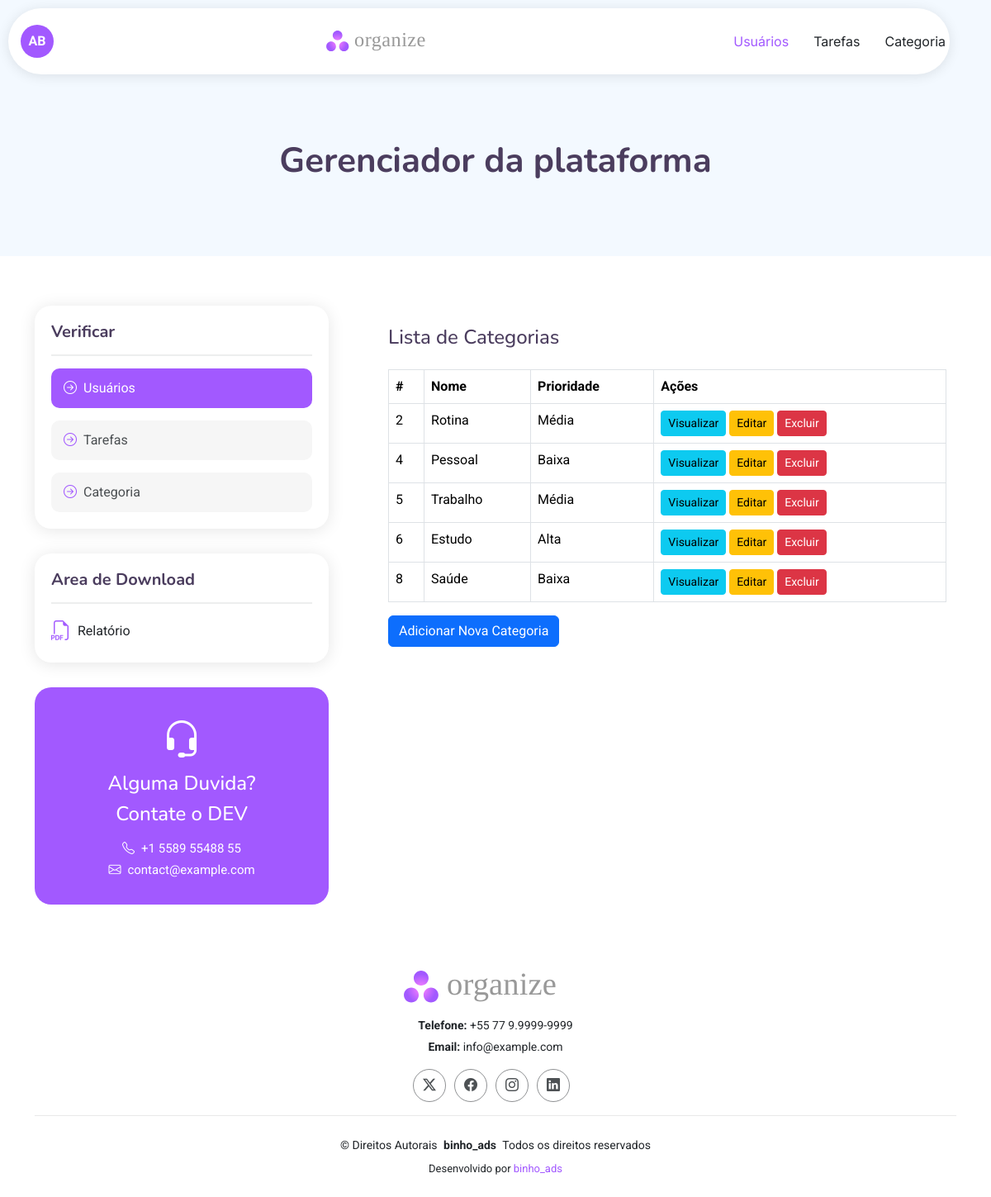
/categorias/ (signed in), run on the app's committed database.
### tarefa/models.py (models this page shows, shortened)
class Categoria(models.Model):
    nome = models.CharField(max_length=100)
    descricao = models.TextField(blank=True, null=True)
    prioridade = models.CharField(
        max_length=10,
        choices=[  # Prioridade da categoria
            ('baixa', 'Baixa'),
            ('media', 'Média'),
            ('alta', 'Alta')
        ],
        default='media'
    )

### tarefa/views.py (the view)
# urls.py: path('categorias/', views.lista_categorias, name='lista_categorias'),  # Listar Categorias
@user_passes_test(is_admin)
def lista_categorias(request):
    categorias = Categoria.objects.all()
    return render(request, 'lista_categorias.html', {'categorias': categorias})

### tarefa/views.py (called while the page is built)
def is_admin(user):
    return user.is_staff  # Verifica se o usuário tem permissão de admin (é um staff no Django)

### tarefa/templates/lista_categorias.html (shortened to what this page needs)
{% load static %}
<!DOCTYPE html>
<html lang="pt_BR">
<head>
  <link href="{% static 'vendor/bootstrap/css/bootstrap.min.css' %}" rel="stylesheet">
  <link href="{% static 'vendor/bootstrap-icons/bootstrap-icons.css' %}" rel="stylesheet">
  <link href="{% static 'vendor/aos/aos.css' %}" rel="stylesheet">
  <link href="{% static 'vendor/glightbox/css/glightbox.min.css' %}" rel="stylesheet">
  <link href="{% static 'vendor/swiper/swiper-bundle.min.css' %}" rel="stylesheet">
  <link href="{% static 'css/main.css' %}" rel="stylesheet">
</head>
<body class="index-page">
  <header id="header" class="header d-flex align-items-center fixed-top">
    <div class="header-container container-fluid container-xl position-relative d-flex align-items-center justify-content-between">
      <a href="#" class="logo d-flex align-items-center me-auto me-xl-0">
        <img src="{% static 'img\logoorganize.svg' %}" alt="Logo do site" class="img-fluid">
      </a>
      <nav id="navmenu" class="navmenu d-flex align-items-center">
        <ul class="d-none d-xl-flex">
          <li><a href="{% url 'usuario:lista_usuarios' %}" class="active">Usuários</a></li>
          <li><a href="{% url 'tarefa:lista_todas_tarefas' %}">Tarefas</a></li>
          <li><a href="{% url 'tarefa:lista_categorias' %}">Categoria</a></li>
        </ul>
      </nav>
      <div class="user-profile position-relative">
        <div class="profile-circle" onclick="toggleDropdown()">
        </div>
      </div>
    </div>
  </header>
  <main class="main">
    <div class="page-title light-background">
      <div class="container">
        <h1>Gerenciador da plataforma</h1>
      </div>
    </div>
    <section id="service-details" class="service-details section">
      <div class="container">
        <div class="row gy-5">
          <div class="col-lg-4" data-aos="fade-up" data-aos-delay="100">
            <div class="service-box">
              <h4>Verificar</h4>
              <div class="services-list">
                <a href="{% url 'usuario:lista_usuarios' %}" class="active"><i class="bi bi-arrow-right-circle"></i><span>Usuários</span></a>
                <a href="{% url 'tarefa:lista_todas_tarefas' %}"><i class="bi bi-arrow-right-circle"></i><span>Tarefas</span></a>
                <a href="{% url 'tarefa:lista_categorias' %}"><i class="bi bi-arrow-right-circle"></i><span>Categoria</span></a>
              </div>
            </div>
            <div class="service-box">
              <h4>Area de Download</h4>
              <div class="download-catalog">
                <a href="#"><i class="bi bi-filetype-pdf"></i><span>Relatório</span></a>
              </div>
            </div>
            <div class="help-box d-flex flex-column justify-content-center align-items-center">
              <i class="bi bi-headset help-icon"></i>
              <h4>Alguma Duvida?</h4>
              <h4>Contate o DEV</h4>
              <p class="d-flex align-items-center mt-2 mb-0"><i class="bi bi-telephone me-2"></i> <span>+1 5589 55488 55</span></p>
              <p class="d-flex align-items-center mt-1 mb-0"><i class="bi bi-envelope me-2"></i> <a href="mailto:contact@example.com">contact@example.com</a></p>
            </div>
          </div>
          <div class="col-lg-8 ps-lg-5" data-aos="fade-up" data-aos-delay="200">
<div class="container mt-4">
    <h4 class="mb-4">Lista de Categorias</h4>
    <table class="table table-bordered">
        <thead>
            <tr>
                <th>#</th>
                <th>Nome</th>
                <th>Prioridade</th>
                <th>Ações</th>
            </tr>
        </thead>
        <tbody>
            {% for categoria in categorias %}
            <tr>
                <td>{{ categoria.id }}</td>
                <td>{{ categoria.nome }}</td>
                <td>{{ categoria.get_prioridade_display }}</td>
                <td>
                    <a href="{% url 'tarefa:visualizar_categoria' categoria.id %}" class="btn btn-info btn-sm">Visualizar</a>
                    <a href="{% url 'tarefa:editar_categoria' categoria.id %}" class="btn btn-warning btn-sm">Editar</a>
                    <a href="{% url 'tarefa:excluir_categoria' categoria.id %}" class="btn btn-danger btn-sm" onclick="return confirm('Tem certeza que deseja excluir esta categoria?')">Excluir</a>
                </td>
            </tr>
            {% empty %}
            <tr>
                <td colspan="4">Nenhuma categoria cadastrada.</td>
            </tr>
            {% endfor %}
        </tbody>
    </table>
    <a href="{% url 'tarefa:criar_categoria' %}" class="btn btn-primary">Adicionar Nova Categoria</a>
</div>
          </div>
          </div>
        </div>
    </section>
  </main>
  <footer id="footer" class="footer">
    <div class="container text-center">
      <a href="{% url 'tarefa:home' %}" class="logo d-flex justify-content-center mb-3">
        <img src="{% static 'img/logoorganize.svg' %}" alt="Logo do site" style="max-height: 40px;">
      </a>
      <div class="footer-contact mb-3">
        <p><strong>Telefone:</strong> +55 77 9.9999-9999</p>
        <p><strong>Email:</strong> info@example.com</p>
      </div>
      <div class="social-links d-flex justify-content-center mb-3">
        <a href="#"><i class="bi bi-twitter-x"></i></a>
        <a href="#"><i class="bi bi-facebook"></i></a>
        <a href="#"><i class="bi bi-instagram"></i></a>
        <a href="#"><i class="bi bi-linkedin"></i></a>
      </div>
      <div class="copyright">
        <p>© <span>Direitos Autorais</span> <strong class="px-1">binho_ads</strong> <span>Todos os direitos reservados</span></p>
        <div class="credits">
          Desenvolvido por <a href="#">binho_ads</a>
        </div>
      </div>
    </div>
  </footer>
</body>
</html>

### data on the page
Categoria: id "2", nome "Rotina", prioridade "Média"
Categoria: id "4", nome "Pessoal", prioridade "Baixa"
Categoria: id "5", nome "Trabalho", prioridade "Média"
Categoria: id "6", nome "Estudo", prioridade "Alta"
Categoria: id "8", nome "Saúde", prioridade "Baixa"
